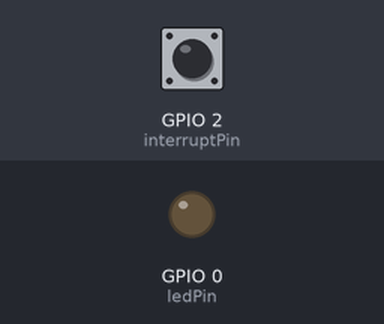
Bench run of a sketch on a simulated ESP8266 (NodeMCU). On the bench: output pins drawn as LEDs (lit = HIGH). The test bench sets the inputs (shaded band); at power-on: GPIO 2 (interruptPin) HIGH.

Above: at 1.2 s.
1.3 s: GPIO 2 (interruptPin) pulled LOW for 0.15 s
At 2.3 s:
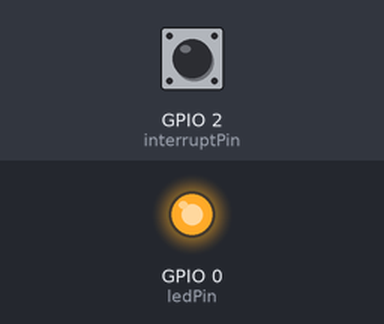
Timing chart, 0 to 4.3 s (numbered marks = the images above; inputs shaded):
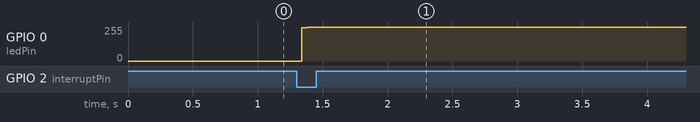

Measured:
- after the input at 1.3 s, GPIO 0 (ledPin): 0/255 → 255/255 at once

The sketch:

external_interruptions.ino
```cpp
#include <ESP8266WiFi.h>
#include <ESP8266HTTPClient.h>
#include <string.h>


const byte ledPin = 0;
const byte interruptPin = 2;
volatile boolean interrupt_occurred = false;
unsigned long previousTime=0;
const unsigned long eventInterval=1000;

void setup() {
  pinMode(ledPin, OUTPUT);
  pinMode(interruptPin, INPUT_PULLUP);
  attachInterrupt(digitalPinToInterrupt(interruptPin), ISR, FALLING);
}

void loop() {


}

void ISR() {

  unsigned long currentTime=millis();

  for (int i = 0; i <= 255; i++) {

    if(currentTime - previousTime>= eventInterval){
      digitalWrite(ledPin,LOW);
      }


          if(currentTime - previousTime>= eventInterval){
      digitalWrite(ledPin,HIGH);
      }


    }


}
```
